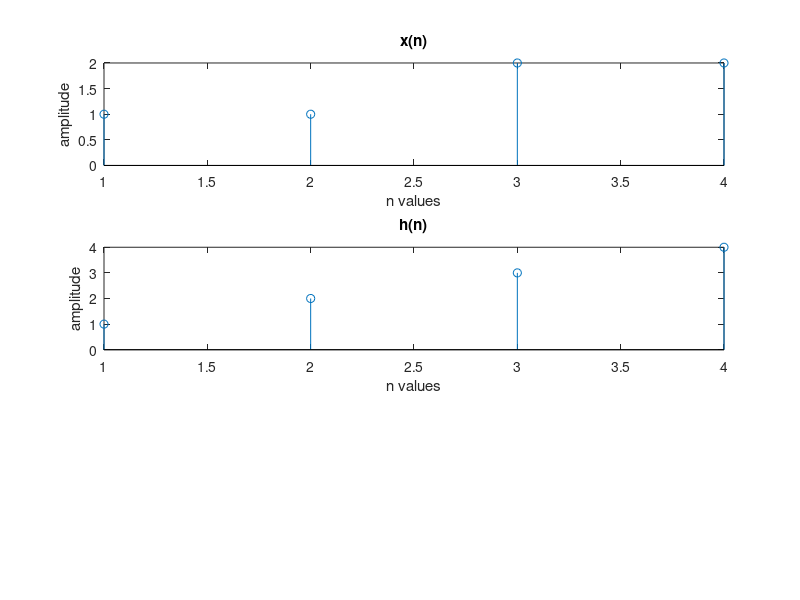

Here is the MATLAB script that generated this plot: (Note: this script raises an error after producing the figure.)
clc 
clear all
close all

x=[1,1,2,2];
h=[1,2,3,4];
subplot(311)
stem(x)
title('x(n)')
xlabel('n values')
ylabel('amplitude')
subplot(312)
stem(h)
title('h(n)')
xlabel('n values')
ylabel('amplitude')

N1=length(x);
N2=length(h);
N=N1+N2-1;
x=[x,zeros(1,N-N1)];
h=[h,zeros(1,N-N2)];
y=zeros(1,N);
for n=1:N
    for m=1:N
        z=mod(n-m,N);
        y(n)=y(n)+x(m).*h(z);
    end
end
subplot(313)
stem(y)
title('Output y(n) Conv')
xlabel('n values')
ylabel('amplitude')
disp('y= ')
disp(y)